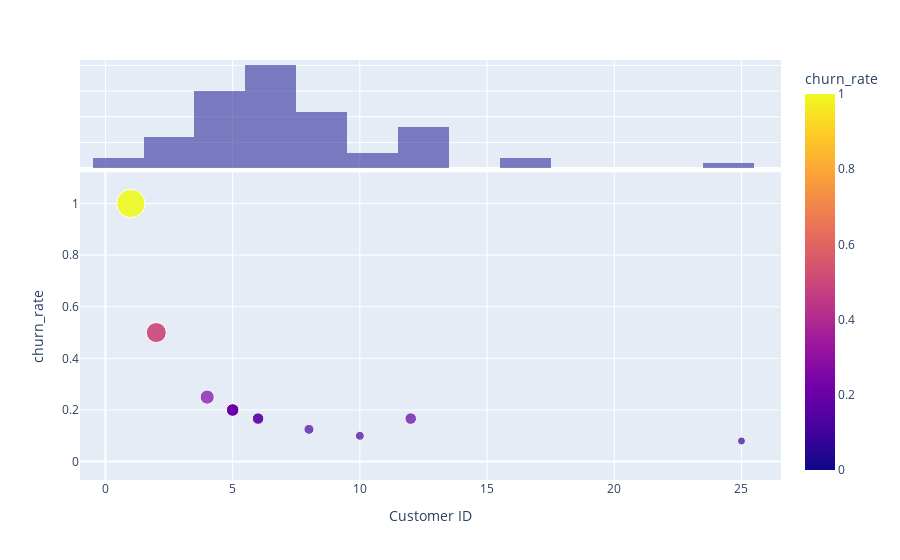

This figure's notebook cell:
### Code cell
# Churn Rate Scatter Plot
fig = px.scatter(churn_data, x="Customer ID",
                 y="churn_rate", 
                 size = 'churn_rate', 
                 color = 'churn_rate',
                 marginal_x="histogram")
fig.show()

### Figure 1 — Plotly figure (JSON) as saved in the notebook; plotly's stock layout.template omitted (floating-point values rounded to 4 significant figures)
{"data": [{"hovertemplate": "Customer ID=%{x}<br>churn_rate=%{marker.color}<extra></extra>", "legendgroup": "", "marker": {"color": [0, 0, 0, 0, 0, 0, 1, 0, 0, 0, 0, 0.2, 0, 0.1667, 0, 0, 0.2, 0, 0.5, 0, 0, 0, 0, 0, 0, 0, 0, 0, 0, 0, 0, 0, 0.1667, 0, 0, 0, 0, 0, 0, 0, 0, 0, 0, 0, 0.08, 0.2, 0, 0.125, 0, 0, 0.1, 0, 0, 0.5, 0.1667, 0, 0.2, 0, 0, 0, 1, 0, 0.25, 0, 0, 0, 0.2, 0], "coloraxis": "coloraxis", "size": [0, 0, 0, 0, 0, 0, 1, 0, 0, 0, 0, 0.2, 0, 0.1667, 0, 0, 0.2, 0, 0.5, 0, 0, 0, 0, 0, 0, 0, 0, 0, 0, 0, 0, 0, 0.1667, 0, 0, 0, 0, 0, 0, 0, 0, 0, 0, 0, 0.08, 0.2, 0, 0.125, 0, 0, 0.1, 0, 0, 0.5, 0.1667, 0, 0.2, 0, 0, 0, 1, 0, 0.25, 0, 0, 0, 0.2, 0], "sizemode": "area", "sizeref": 0.0025, "symbol": "circle"}, "mode": "markers", "name": "", "orientation": "v", "showlegend": false, "type": "scatter", "x": [6, 8, 7, 6, 13, 7, 1, 9, 8, 4, 12, 5, 6, 6, 5, 5, 5, 7, 2, 8, 5, 8, 10, 7, 12, 6, 6, 6, 9, 7, 7, 13, 6, 7, 13, 3, 5, 5, 8, 4, 10, 17, 6, 17, 25, 5, 13, 8, 4, 6, 10, 6, 9, 2, 12, 5, 5, 3, 9, 3, 1, 6, 4, 3, 6, 13, 5, 9], "xaxis": "x", "y": [0, 0, 0, 0, 0, 0, 1, 0, 0, 0, 0, 0.2, 0, 0.1667, 0, 0, 0.2, 0, 0.5, 0, 0, 0, 0, 0, 0, 0, 0, 0, 0, 0, 0, 0, 0.1667, 0, 0, 0, 0, 0, 0, 0, 0, 0, 0, 0, 0.08, 0.2, 0, 0.125, 0, 0, 0.1, 0, 0, 0.5, 0.1667, 0, 0.2, 0, 0, 0, 1, 0, 0.25, 0, 0, 0, 0.2, 0], "yaxis": "y"}, {"alignmentgroup": "True", "bingroup": "x", "hovertemplate": "Customer ID=%{x}<br>count=%{y}<extra></extra>", "legendgroup": "", "marker": {"color": "#0d0887"}, "name": "", "offsetgroup": "", "opacity": 0.5, "showlegend": false, "type": "histogram", "x": [6, 8, 7, 6, 13, 7, 1, 9, 8, 4, 12, 5, 6, 6, 5, 5, 5, 7, 2, 8, 5, 8, 10, 7, 12, 6, 6, 6, 9, 7, 7, 13, 6, 7, 13, 3, 5, 5, 8, 4, 10, 17, 6, 17, 25, 5, 13, 8, 4, 6, 10, 6, 9, 2, 12, 5, 5, 3, 9, 3, 1, 6, 4, 3, 6, 13, 5, 9], "xaxis": "x2", "yaxis": "y2"}], "layout": {"autosize": true, "barmode": "overlay", "coloraxis": {"colorbar": {"title": {"text": "churn_rate"}}, "colorscale": [[0, "#0d0887"], [0.1111, "#46039f"], [0.2222, "#7201a8"], [0.3333, "#9c179e"], [0.4444, "#bd3786"], [0.5556, "#d8576b"], [0.6667, "#ed7953"], [0.7778, "#fb9f3a"], [0.8889, "#fdca26"], [1, "#f0f921"]]}, "legend": {"itemsizing": "constant", "tracegroupgap": 0}, "margin": {"t": 60}, "xaxis": {"anchor": "y", "autorange": true, "domain": [0, 1], "range": [-0.8505, 26.5], "title": {"text": "Customer ID"}, "type": "linear"}, "xaxis2": {"anchor": "y2", "autorange": true, "domain": [0, 1], "matches": "x", "range": [-0.8505, 26.5], "showgrid": true, "showticklabels": false, "type": "linear"}, "yaxis": {"anchor": "x", "autorange": true, "domain": [0, 0.7326], "range": [-0.0876, 1.189], "title": {"text": "churn_rate"}, "type": "linear"}, "yaxis2": {"anchor": "x2", "autorange": true, "domain": [0.7426, 1], "matches": "y2", "range": [0, 21.05], "showgrid": true, "showline": false, "showticklabels": false, "ticks": ""}}}
